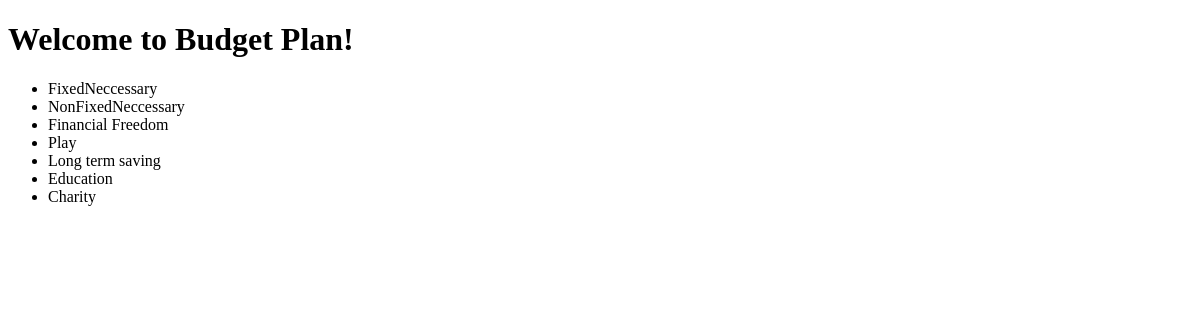
Before: /budget/category/list/ with the older database file.
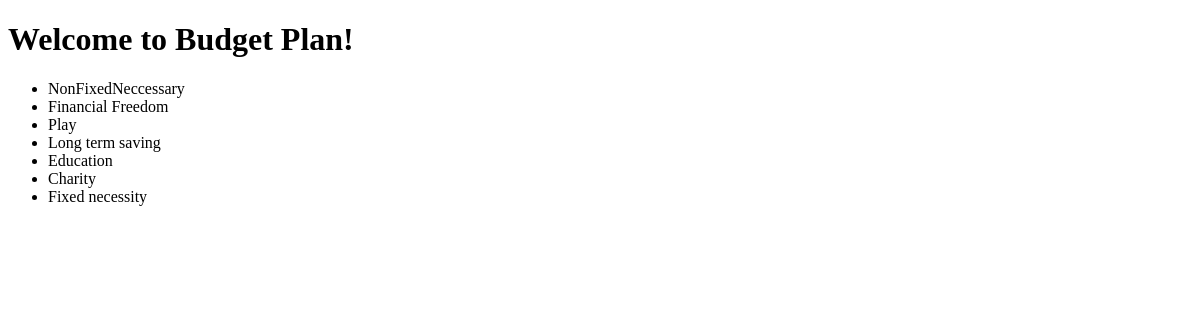
After: the same page with the newer database file.
### budget/models.py (models this page shows, shortened)
class Category(models.Model):
    name = CharField(max_length=128)
    method = ForeignKey(SavingMethod, null=True, on_delete=models.DO_NOTHING)

### budget/views.py (the view)
# urls.py: path('budget/category/list/', CategoryListView.as_view(), name='category_list'),
class CategoryListView(ListView):
    template_name = "categories/list.html"
    model = Category
    context_object_name = "category_list"

### budget/templates/categories/list.html
{% extends "base.html" %}
{% block content %}
  <h1>Welcome to Budget Plan!</h1>
  <ul>
    {% for category in category_list %}
      <li>
        {{ category.name }}
      </li>
    {% endfor %}
  </ul>
{% endblock %}

Changed rows visible on the page:
removed Category: name "FixedNeccessary"
added Category: name "Fixed necessity"
